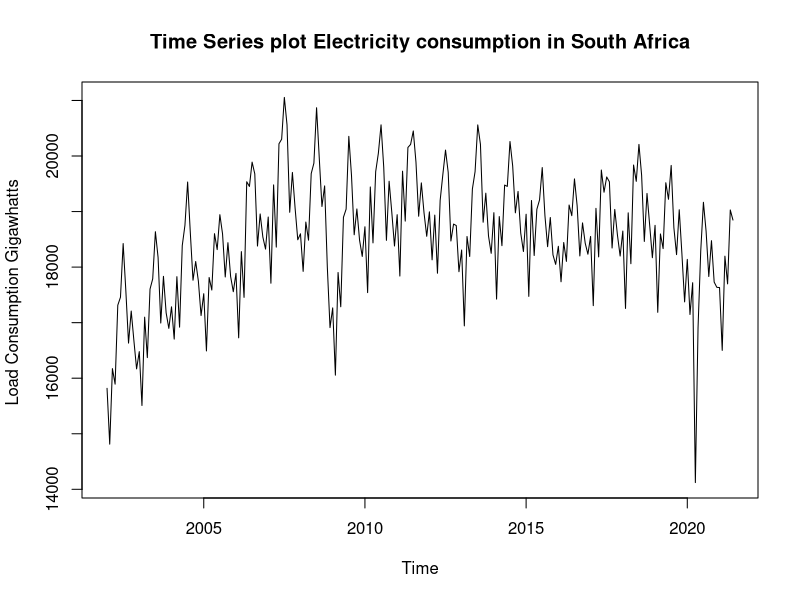
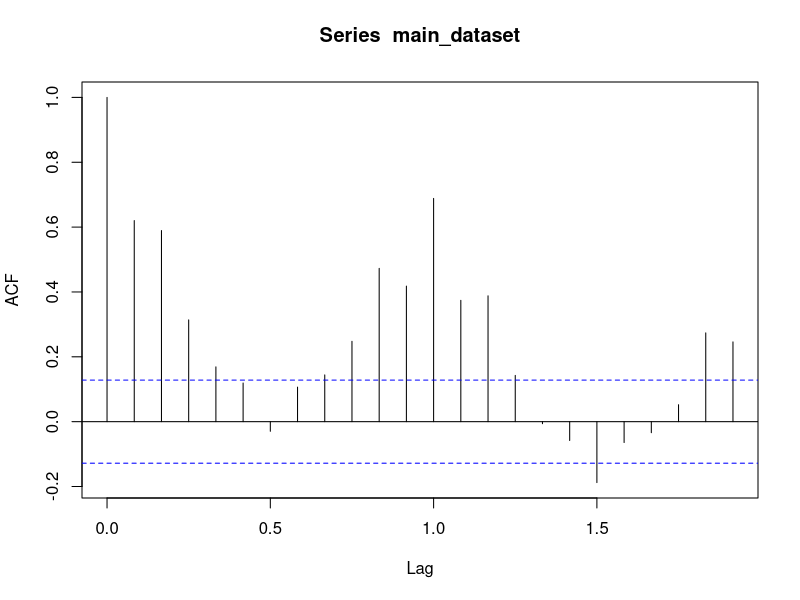
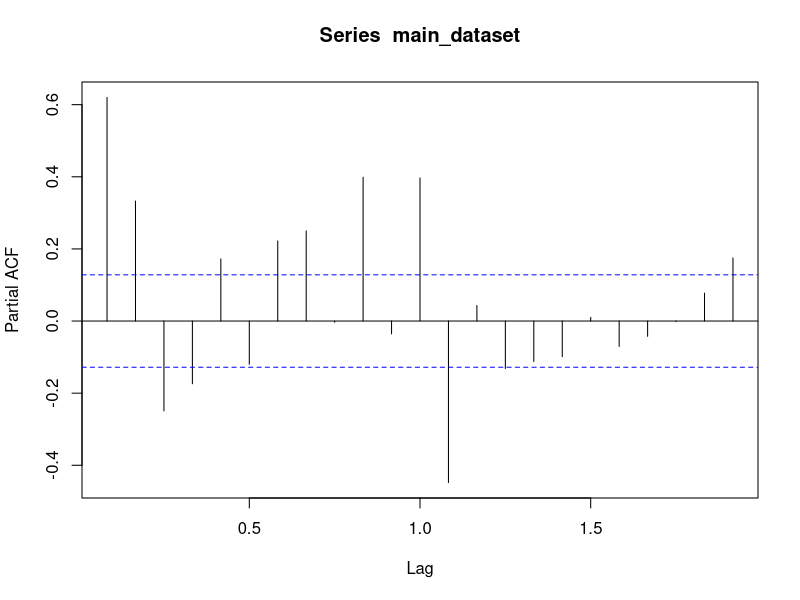
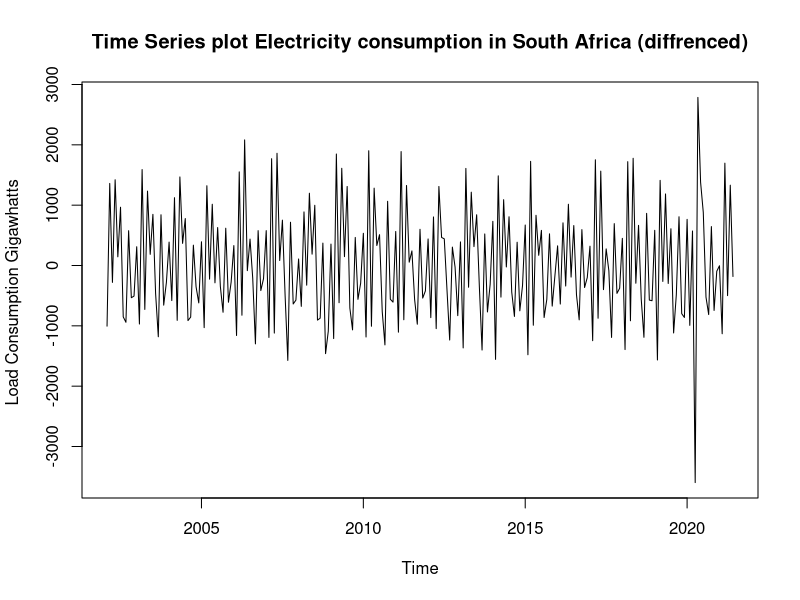
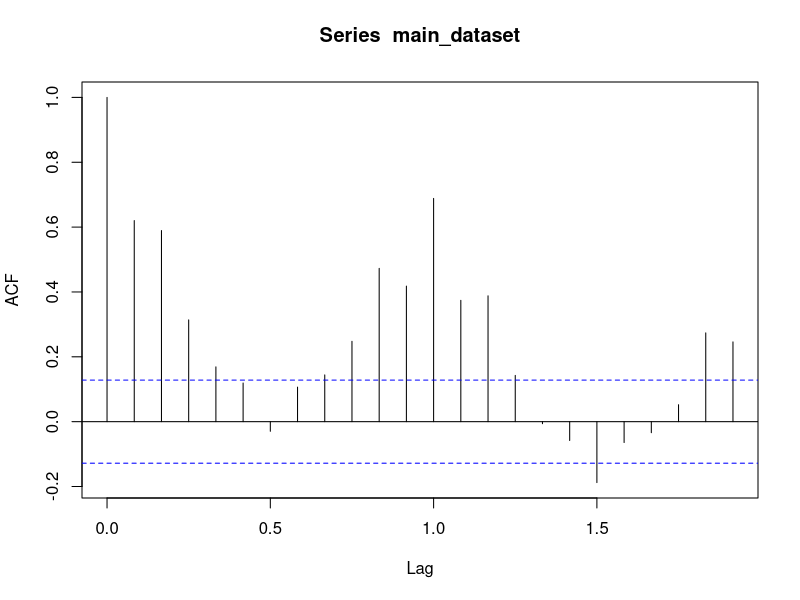
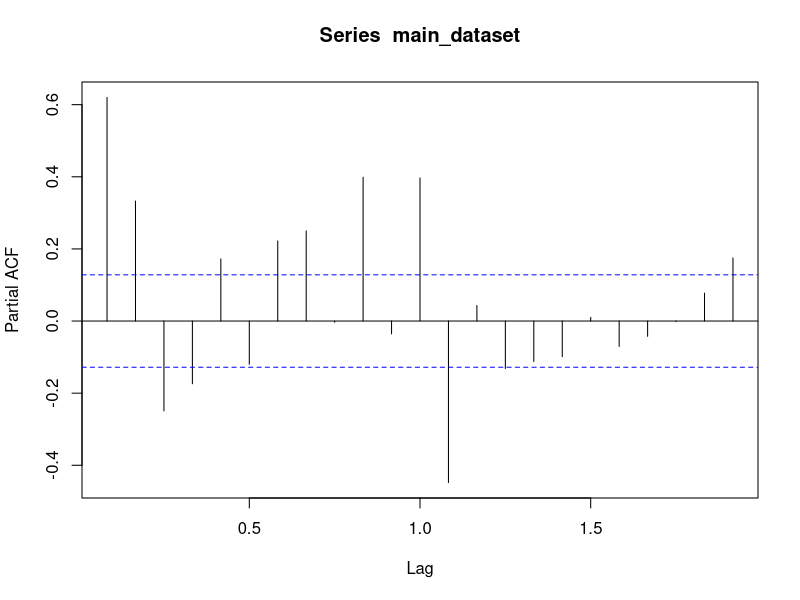

These figures' R source, in order:
data_load=read.csv("dataset.csv")
main_dataset<-ts(data = data_load$Consumption,frequency = 12,start = c(2002,01),end = c(2021,06))
#write.csv(main_dataset,"load_data_transformed.csv")

plot(main_dataset,ylab="Load Consumption Gigawhatts ",main="Time Series plot Electricity consumption in South Africa")
acf(main_dataset)
pacf(main_dataset)

#dataset with 1st dffrencing

diff_dataset=diff(main_dataset)
plot(diff_dataset,ylab="Load Consumption Gigawhatts ",main="Time Series plot Electricity consumption in South Africa (diffrenced)")
acf(main_dataset)
pacf(main_dataset)

